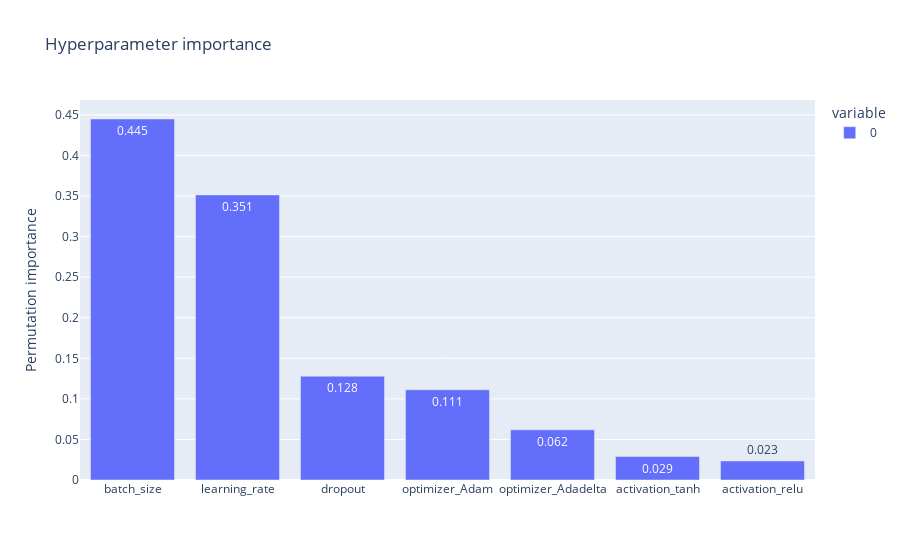

Notebook cell for this chart:
### Code cell
import plotly.express as px 

# Plot permutation importance

fig = px.bar(per_importance, text=np.around(per_importance.values, 3), 
            title='Hyperparameter importance',
            labels={'value': 'Permutation importance', 'index': ''})
fig.show()

### Figure 1 — Plotly figure (JSON) as saved in the notebook; plotly's stock layout.template omitted (floating-point values rounded to 4 significant figures)
{"data": [{"alignmentgroup": "True", "hovertemplate": "variable=0<br>=%{x}<br>Permutation importance=%{y}<br>text=%{text}<extra></extra>", "legendgroup": "0", "marker": {"color": "#636efa", "pattern": {"shape": ""}}, "name": "0", "offsetgroup": "0", "orientation": "v", "showlegend": true, "text": [0.445, 0.351, 0.128, 0.111, 0.062, 0.029, 0.023], "textposition": "auto", "type": "bar", "x": ["batch_size", "learning_rate", "dropout", "optimizer_Adam", "optimizer_Adadelta", "activation_tanh", "activation_relu"], "xaxis": "x", "y": [0.4449, 0.3513, 0.1279, 0.1112, 0.06181, 0.02895, 0.02347], "yaxis": "y"}], "layout": {"barmode": "relative", "legend": {"title": {"text": "variable"}, "tracegroupgap": 0}, "title": {"text": "Hyperparameter importance"}, "xaxis": {"anchor": "y", "domain": [0, 1], "title": {"text": ""}}, "yaxis": {"anchor": "x", "domain": [0, 1], "title": {"text": "Permutation importance"}}}}
